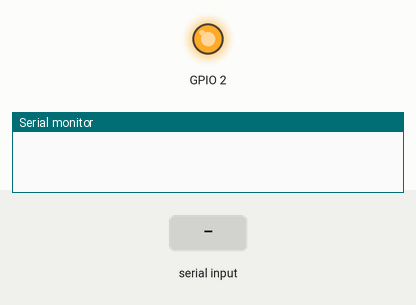
Simulated run of this program. Board: ESP32. Shown: output pins drawn as LEDs (lit = HIGH), the last lines printed to the serial monitor. Dashed ring = blinking. Inputs (shaded band) come from the test bench.

Above: at 2.2 s.
2.3 s: "5\n" received over Serial
At 3.1 s:
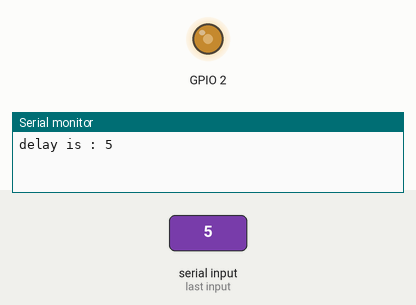
4.0 s: "90,45\n" received over Serial
At 4.31 s:
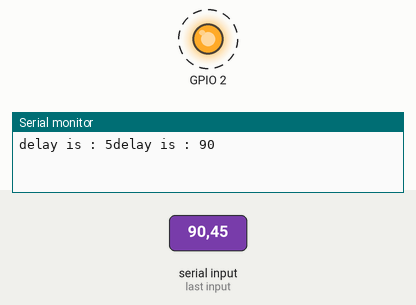
Timing chart, 0 to 13.0 s (numbered marks = the images above; inputs shaded):
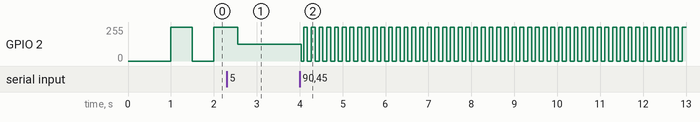

The program:

main.cpp
```cpp
# include <Arduino.h>
# include <stdio.h>

# if !CONFIG_FREERTOS_UNICORE
# define TASK_CPU APP_CPU_NUM
# else
# define TASk_CPU PRO_CPU_NUM
# endif

static const uint8_t buf_len = 20;

int dy = 500;

void readCerial (void * parm)
{
  char c;
  char buf[buf_len];

  uint8_t idx = 0;

  memset(buf, 0, buf_len); // clean the buffer
  while(true)
  {
    if (Serial.available() > 0)
    {
      c = Serial.read();

      if (c == '\n')
      {
        dy = atoi(buf);
        Serial.printf("delay is : %i",dy);
        memset(buf, 0, buf_len);
        idx = 0;
      }
      else
      {
        if (idx < buf_len - 1)
        {
          buf[idx] = c;
          idx++;
        }
      }
    }
  }
}

void blinkmyLed(void *parm )
{
  while(true)
  {
    digitalWrite(2,HIGH);
    vTaskDelay(dy/portTICK_PERIOD_MS);
    digitalWrite(2,LOW);
    vTaskDelay(dy/portTICK_PERIOD_MS);
  }
}
void setup()
{
  pinMode(2,OUTPUT);
  Serial.begin(115200);
  vTaskDelay(1000/ portTICK_PERIOD_MS);

  xTaskCreatePinnedToCore(
    readCerial,
    "readCerial",
    1024,
    NULL,
    1,
    NULL,
    APP_CPU_NUM
  );

  xTaskCreatePinnedToCore(
    blinkmyLed,
    "blinkmyLed",
    1024,
    NULL,
    1,
    NULL,
    APP_CPU_NUM
  );

}

void loop()
{
  //
}
```

Measured:
- after the input at 4.0 s, GPIO 2: alternates 255/255 for 0.09 s and 0/255 for 0.09 s, starting at once
